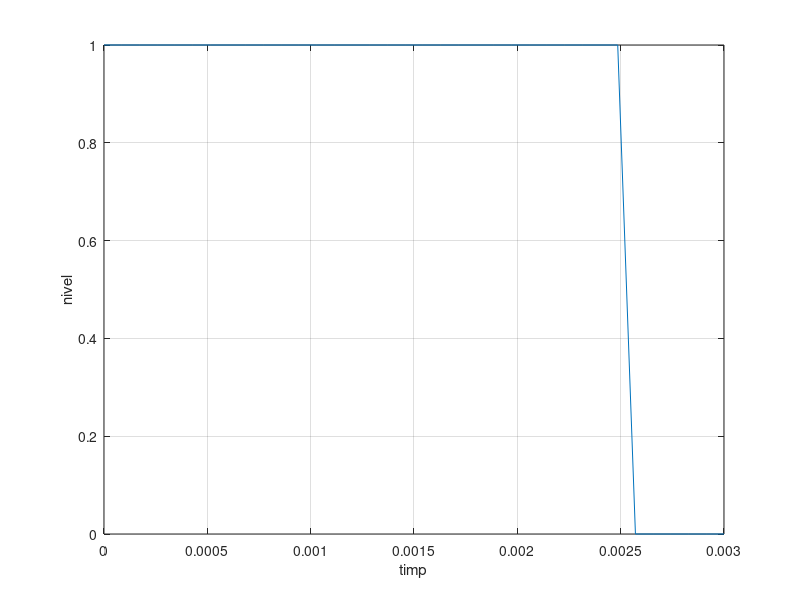

Write the MATLAB code that produced this figure.
%a
semnal = randi([0 1], 1 , 6); %functie care genereaza un vector aleatoriu cu 
                         %valorile din vectorul [0 1], de dimensiune 1x6;
Fs = 12e3; %frecventa de esantionare
Tbit = 0.5e-3; %perioada de bit
N = Tbit/(1/Fs); %numar de esantioane per perioada de bit
semnalT = semnal(:);
semnalM = repmat(semnalT, 1, N); %dupa transpunere, se creeaza matricea cu 
                                 %numarul de esantioane pentru fiecare
                                 %perioada
semnalMt = semnalM'; 
semnalL = semnalMt(1:numel(semnalMt));%print transpunere si liniarizare se obtine vectorul dorit;
t = linspace(0, 6*0.5e-3,(N*Tbit)/(1/Fs));

plot(t,semnalL),grid,xlabel('timp'),ylabel('nivel');

